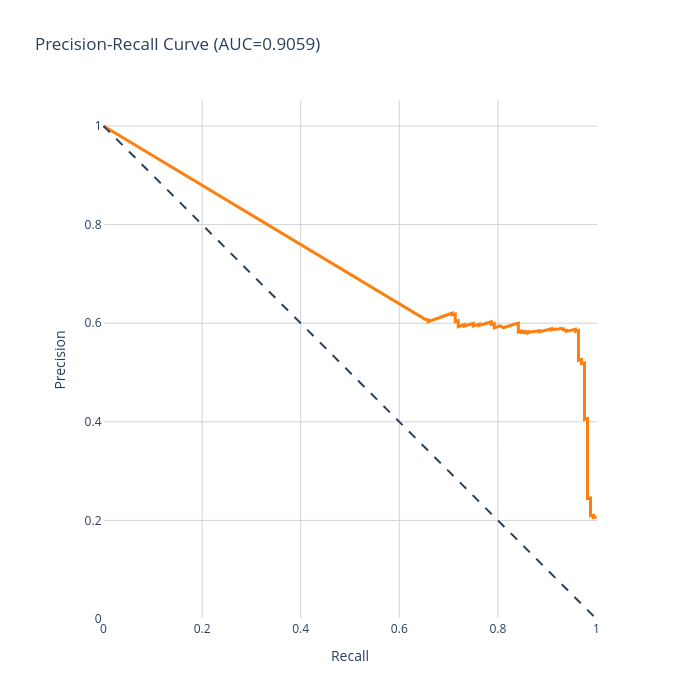

The notebook cell this image was saved under:
### Code cell
layout = go.Layout(
    title = f'Precision-Recall Curve (AUC={auc(fpr, tpr):.4f})',
    xaxis = dict(
        gridcolor='lightgrey'),
    yaxis = dict(
        gridcolor='lightgrey'), 
    paper_bgcolor='rgba(0,0,0,0)',
    plot_bgcolor='rgba(0,0,0,0)'
)

fig = go.Figure(layout=layout)
fig.add_shape(
    type='line', line=dict(dash='dash'),
    x0=0, x1=1, y0=1, y1=0
)


fig.add_trace(go.Scatter(x=recall, y=precision, mode='lines', line=dict(color='#FF7F0E', width=3)))

fig.update_layout(
    xaxis_title='Recall',
    yaxis_title='Precision',
    yaxis=dict(scaleanchor="x", scaleratio=1),
    xaxis=dict(constrain='domain'),
    width=700, height=700
)
fig.show()

### Figure 1 — Plotly figure (JSON) as saved in the notebook; plotly's stock layout.template omitted (floating-point values rounded to 4 significant figures; data arrays with more than 128 entries replaced by an {"elided": "..."} marker saying what was removed)
{"data": [{"line": {"color": "#FF7F0E", "width": 3}, "mode": "lines", "type": "scatter", "x": {"elided": "302 float values"}, "y": {"elided": "302 float values"}}], "layout": {"height": 700, "paper_bgcolor": "rgba(0, 0, 0, 0)", "plot_bgcolor": "rgba(0, 0, 0, 0)", "shapes": [{"line": {"dash": "dash"}, "type": "line", "x0": 0, "x1": 1, "y0": 1, "y1": 0}], "title": {"text": "Precision-Recall Curve (AUC=0.9059)"}, "width": 700, "xaxis": {"autorange": true, "constrain": "domain", "domain": [0.04167, 0.9583], "gridcolor": "lightgrey", "range": [-0.002028, 1.002], "title": {"text": "Recall"}, "type": "linear"}, "yaxis": {"autorange": true, "domain": [0, 1], "gridcolor": "lightgrey", "range": [-0.002028, 1.053], "scaleanchor": "x", "scaleratio": 1, "title": {"text": "Precision"}, "type": "linear"}}}
